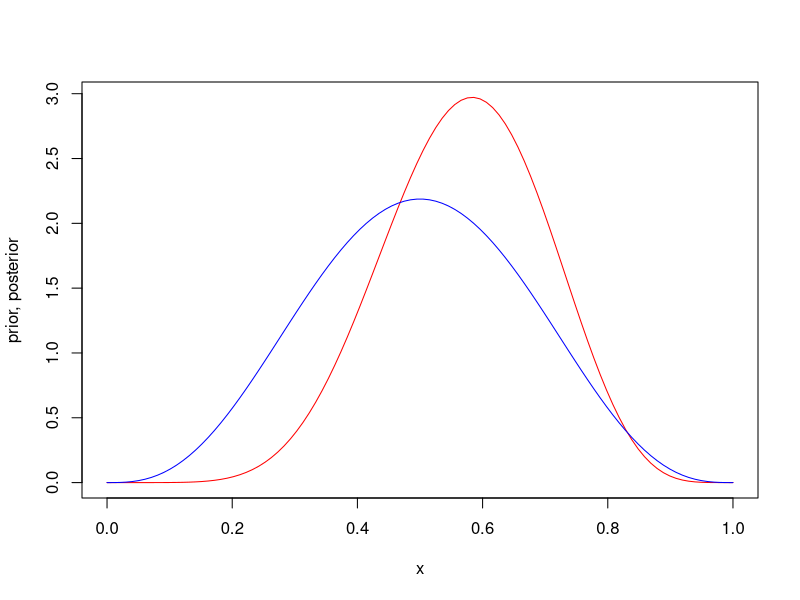

The R script that drew this image:
#!/usr/bin/env Rscript

x <- seq(0, 1, length = 100)
prior <- dbeta(x, 4, 4)
posterior <- dbeta(x, 8, 6)

plot(x, posterior, type='l', col='red', ylab='prior, posterior')
lines(x, prior, col='blue')
